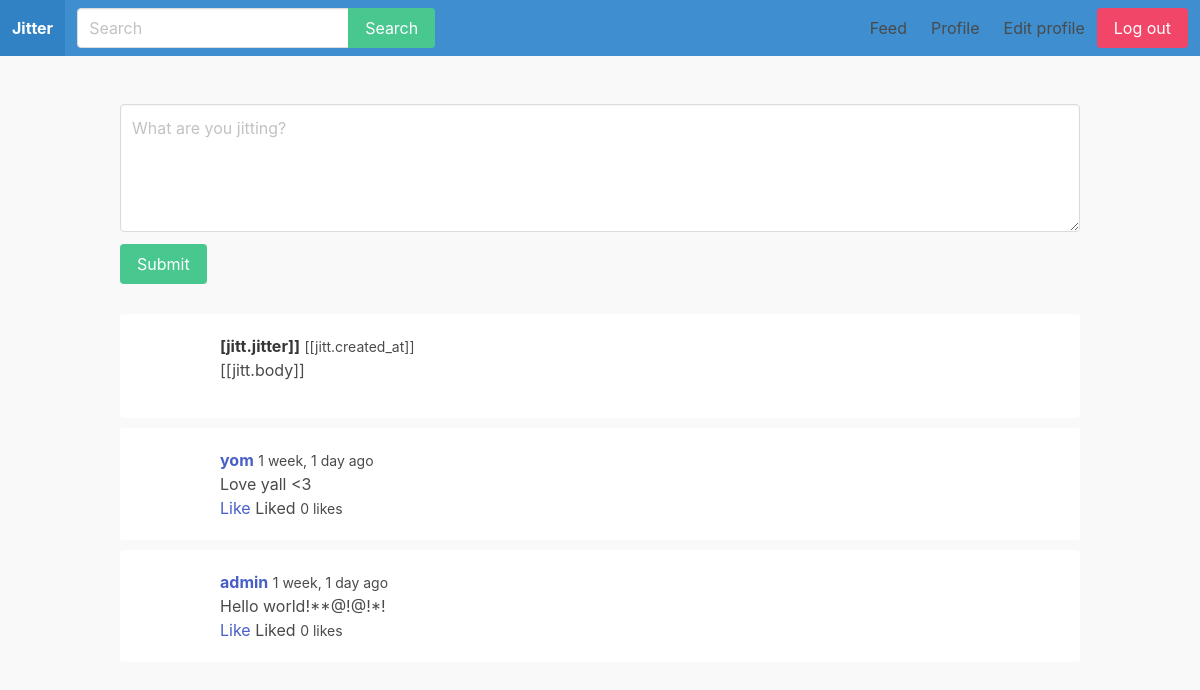
Before: /feed/ (signed in) with the older database file.
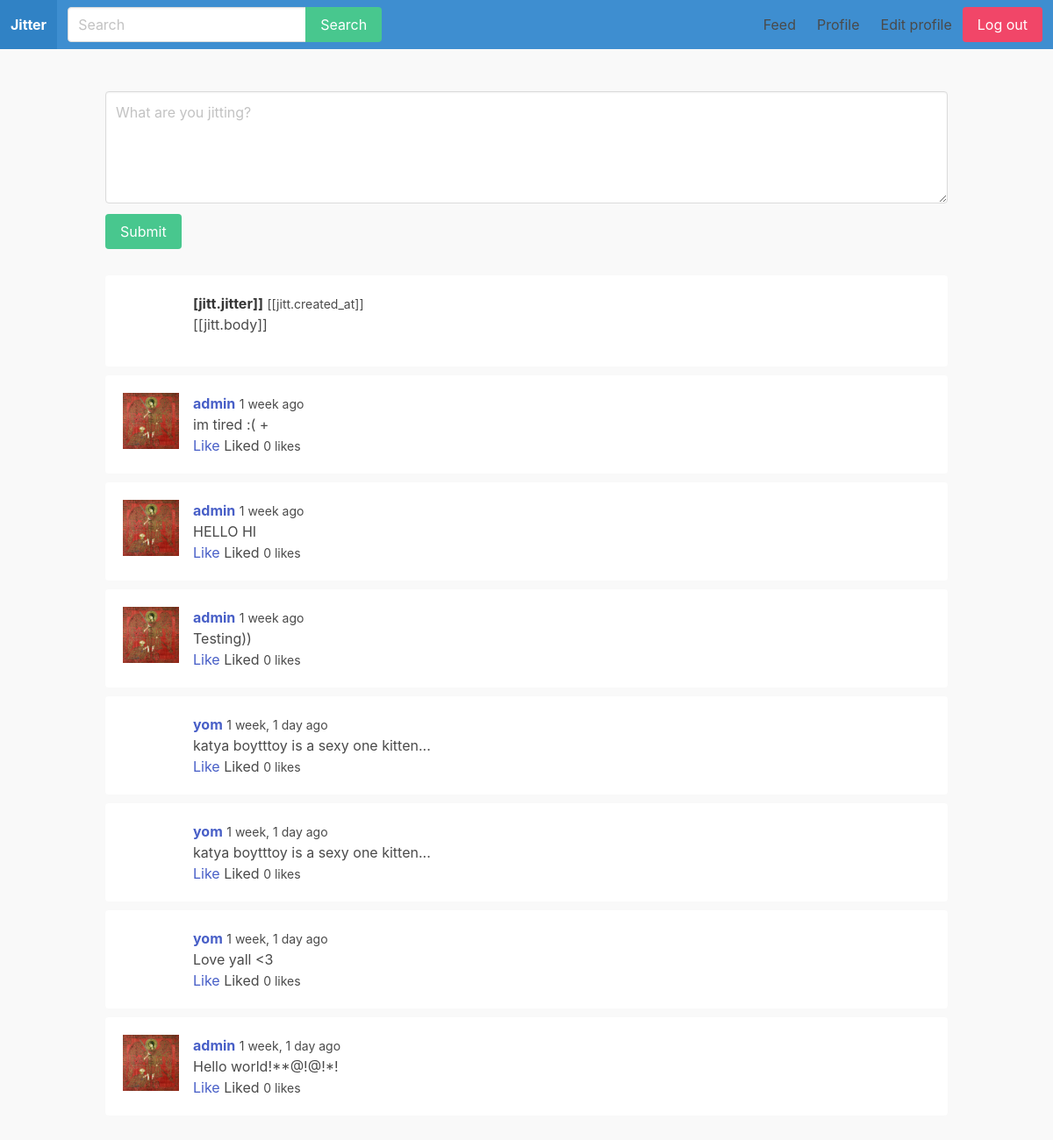
After: the same page with the newer database file.
### apps/feed/models.py (models this page shows)
class Jitt(models.Model):
    body = models.CharField(max_length=255)
    created_by = models.ForeignKey(User, related_name="jitts", on_delete=models.CASCADE)
    created_at = models.DateTimeField(auto_now_add=True)
    class Meta:
        ordering = ('-created_at',)

### apps/jitterprofile/models.py (models this page shows)
class JitterProfile(models.Model):
    user = models.OneToOneField(User, on_delete=models.CASCADE)
    follow = models.ManyToManyField('self', related_name='followed_by', symmetrical=False)
    avatar = models.ImageField(upload_to='uploads/', blank=True, null=True)

### apps/feed/views.py (the view)
# urls.py: path('feed/', feed ,name='feed'),
@login_required
def feed(request):
    userids = [request.user.id]
    for jitter in request.user.jitterprofile.follow.all():
        userids.append(jitter.user.id)
    jitts = Jitt.objects.filter(created_by_id__in=userids)
    for jitt in jitts:
        likes = jitt.likes.filter(created_by_id=request.user.id)
        if likes.count()>0:
            jitt.liked = True
        else:
            jitt.liked = False
    return render(request, 'feed/feed.html', {'jitts':jitts})

### apps/feed/templates/feed/feed.html (shortened to what this page needs)
{% extends 'core/base.html' %}
{% load humanize %}
{% block content %}
<div class="container" id="feedapp">
    <div class="columns">
        <div class="column is-12">
            <div class="warpper-form">
                <form v-on:submit.prevent="submitJitt">
                    <div class="field">
                        <div class="control">
                            <textarea class="textarea" v-model="body" placeholder="What are you jitting?"></textarea>
                        </div>
                    </div>
                    <div class="field">
                        <div class="control">
                            <button class="button is-success">Submit</button>
                        </div>
                    </div>
                </form>
            </div>
            <div class="wrapper-jitts">
                  <div class="jitt" v-for="jitt in jitts">
                        <article class="media">
                          <figure class="media-left">
                              <p class="image is-64x64">
                              </p>
                          </figure>
                          <div class="media-content">
                              <div class="content">
                                  <p><strong>[jitt.jitter]]</strong>
                                  <small>[[jitt.created_at]]</small>
                                  <br>
                                  [[jitt.body]]
                                  </p>
                              </div>
                          </div>
                    </article>
                  </div>
                  {% for jitt in jitts %}
                  <div class="jitt">
                    <article class="media">
                        <figure class="media-left">
                            <p class="image is-64x64">
                                {% if jitt.created_by.jitterprofile.avatar %}
                                    <img src="{{ jitt.created_by.jitterprofile.avatar.url }}" alt="avatar">
                                {% endif %}
                            </p>
                        </figure>
                        <div class="media-content">
                            <div class="content">
                                <p><strong><a href="{% url 'jitterprofile' jitt.created_by.username%}">{{jitt.created_by.username}}</a></strong>
                                <small>{{ jitt.created_at|naturaltime}}</small>
                                <br>
                                {{ jitt.body }}
                                <br>
                                <a @click="likeJitt({{jitt.id}})" v-if="!liked_jitts.includes({{jitt.id}})">Like</a>
                                <span v-if="liked_jitts.includes({{jitt.id}})">Liked</span>
                                <small id="likes-{{jitt.id}}">{{jitt.likes.count}} likes</small>
                                </p>
                            </div>
                        </div>
                    </article>
                  </div>
                  {% endfor %}
                </div>
            </div>
        </div>
    </div>
{% endblock %}

Changed rows visible on the page:
added Jitt: created_by.jitterprofile.avatar (picture), created_by.username "admin", created_at "1 week ago", body "im tired :( +", likes.count "0"
added Jitt: created_by.jitterprofile.avatar (picture), created_by.username "admin", created_at "1 week ago", body "HELLO HI", likes.count "0"
added Jitt: created_by.jitterprofile.avatar (picture), created_by.username "admin", created_at "1 week ago", body "Testing))", likes.count "0"
added Jitt: created_by.username "yom", created_at "1 week, 1 day ago", body "katya boytttoy is a sexy one kitten...", likes.count "0"
added Jitt: created_by.username "yom", created_at "1 week, 1 day ago", body "katya boytttoy is a sexy one kitten...", likes.count "0"
changed through a linked row, Jitt "Hello world!**@!@!*!": created_by.jitterprofile.avatar: picture added
